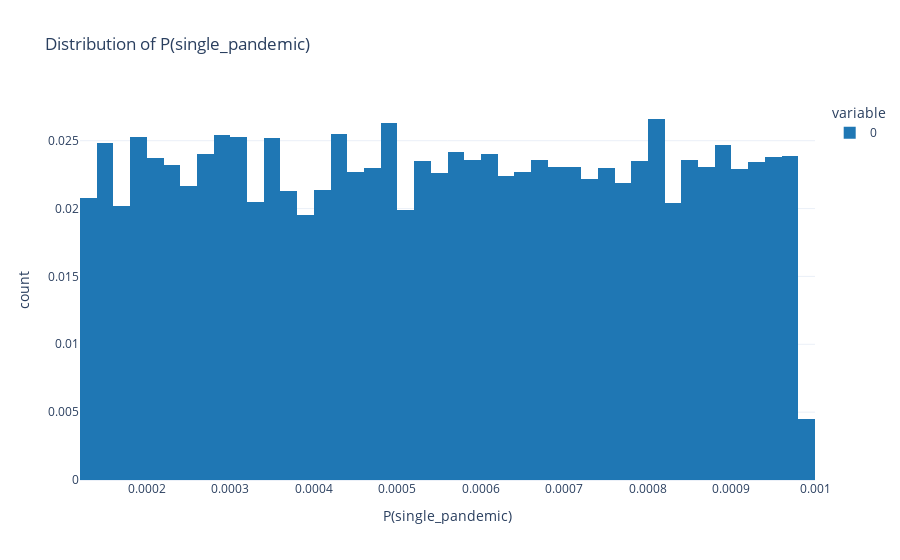
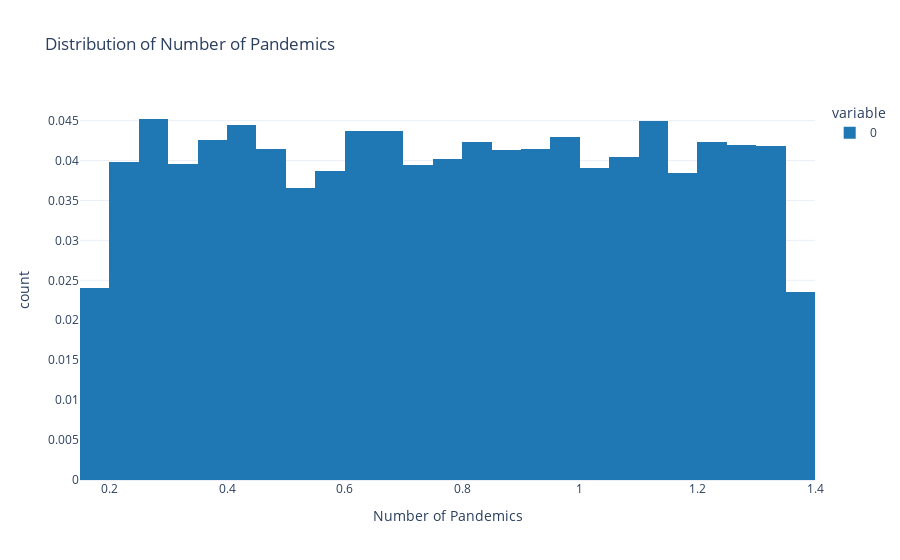
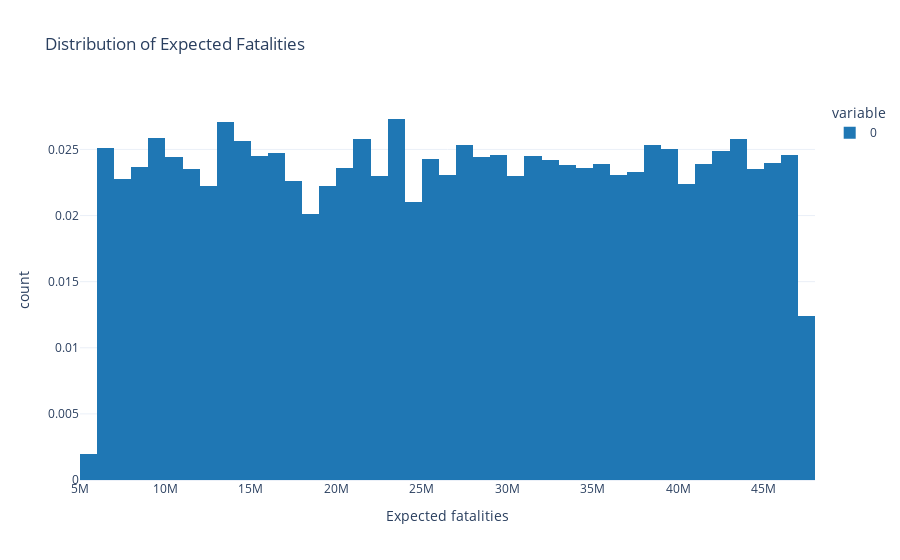

The code cell stored with these charts, in order, in its notebook:
### Markdown cell above
## 1. Understanding Pandemic Risk from Accidental Release

We'll be examining the potential risk of a pandemic from the accidental release of viruses from research facilities. This analysis will involve three main sections:

1. Probability a Single Facility in a Single Year Seeds a Pandemic
2. Number of Pandemics Seeded by Any matHPAI Facility
3. Worldwide Fatalities from the Pandemic

Note, limitations of this analysis include:
- The results are highly dependent on the probabilities of release computed in [Klotz 2020](https://armscontrolcenter.org/wp-content/uploads/2020/03/Quantifying-the-risk-9-17-Supplementary-material-at-end.pdf)
- We are only considering the risk from highly pathogenic avian influenza (HPAI) viruses, and not other types of viruses
- We are only considering the risk from research facilities, and not other sources of accidental release
- We are assuming that the number of facilities conducting HPAI research will remain constant over the next century

### Code cell
display(accidental_release_widgets)

def compute_accidental(P_release, P_seeds_pandemic_min, P_seeds_pandemic_max, num_simulations, population, infection_rate, fatality_rate, num_facilities, num_years):
    num_simulations = int(num_simulations)
    
    # Compute P_seeds_pandemic_samples and P_single_pandemic_samples
    P_seeds_pandemic_samples = np.random.uniform(P_seeds_pandemic_min, P_seeds_pandemic_max, num_simulations)
    P_single_pandemic_samples = P_release * P_seeds_pandemic_samples

    # Compute total_pandemics_per_simulation
    total_pandemics_per_simulation = P_single_pandemic_samples * num_years * num_facilities
    
    # Compute fatalities_samples
    fatalities_samples = total_pandemics_per_simulation * population * infection_rate * fatality_rate
    
    return P_seeds_pandemic_samples, P_single_pandemic_samples, total_pandemics_per_simulation, fatalities_samples


# Create individual Output widgets for each plot
output_P_single_pandemic = Output()
output_P_any_facility = Output()
output_expected_fatalities = Output()

# Modify the plotting functions to render within these output widgets
def plot_P_single_pandemic(P_single_pandemic_samples):
    with output_P_single_pandemic:
        clear_output(wait=True)  # Clear the current content
        fig = px.histogram(
            P_single_pandemic_samples, 
            nbins=50, 
            labels={'value': 'P(single_pandemic)'}, 
            title="Distribution of P(single_pandemic)", 
            color_discrete_sequence=[COLORS["accidental"]],
            histnorm='probability'
        )
        fig.show()

def plot_P_any_facility(P_any_facility_samples):
    with output_P_any_facility:
        clear_output(wait=True)  # Clear the current content
        fig = px.histogram(
            P_any_facility_samples, 
            nbins=50, 
            labels={'value': 'Number of Pandemics'}, 
            title="Distribution of Number of Pandemics", 
            color_discrete_sequence=[COLORS["accidental"]],
            histnorm='probability'
        )
        fig.show()

def plot_expected_fatalities(fatalities_samples):
    with output_expected_fatalities:
        clear_output(wait=True)  # Clear the current content
        fig = px.histogram(
            fatalities_samples, 
            nbins=50, 
            labels={'value': 'Expected fatalities'}, 
            title="Distribution of Expected Fatalities", 
            color_discrete_sequence=[COLORS["accidental"]],
            histnorm='probability'
        )
        fig.show()

# Update the update_plots function
def update_plots(P_release, P_seeds_pandemic_min, P_seeds_pandemic_max, num_simulations, population, infection_rate, fatality_rate, num_facilities, num_years):
    # Compute the accidental risks
    P_seeds_pandemic_samples, P_single_pandemic_samples, pandemics_per_year_samples, fatalities_samples = compute_accidental(
        P_release, P_seeds_pandemic_min, P_seeds_pandemic_max, num_simulations, population, infection_rate, fatality_rate, num_facilities, num_years)
    
    # Plot the results
    plot_P_single_pandemic(P_single_pandemic_samples)
    plot_P_any_facility(pandemics_per_year_samples)
    plot_expected_fatalities(fatalities_samples)

output = interactive_output(
    update_plots, 
    {
        'P_release': P_release_widget,
        'P_seeds_pandemic_min': P_seeds_pandemic_min_widget,
        'P_seeds_pandemic_max': P_seeds_pandemic_max_widget,
        'num_simulations': num_simulations_widget,
        'population': population_widget,
        'infection_rate': infection_rate_widget,
        'fatality_rate': fatality_rate_widget,
        'num_facilities': num_facilities_widget,
        'num_years': num_years_widget
    }
)

### Figure 1 — Plotly figure (JSON) as saved in the notebook; plotly's stock layout.template omitted (floating-point values rounded to 4 significant figures; data arrays with more than 128 entries replaced by an {"elided": "..."} marker saying what was removed)
{"data": [{"alignmentgroup": "True", "bingroup": "x", "histnorm": "probability", "hovertemplate": "variable=0<br>P(single_pandemic)=%{x}<br>count=%{y}<extra></extra>", "legendgroup": "0", "marker": {"color": "#1f77b4"}, "name": "0", "nbinsx": 50, "offsetgroup": "0", "orientation": "v", "showlegend": true, "type": "histogram", "x": {"elided": "10000 float values"}, "xaxis": "x", "yaxis": "y"}], "layout": {"barmode": "relative", "legend": {"title": {"text": "variable"}, "tracegroupgap": 0}, "title": {"text": "Distribution of P(single_pandemic)"}, "xaxis": {"anchor": "y", "domain": [0, 1], "title": {"text": "P(single_pandemic)"}}, "yaxis": {"anchor": "x", "domain": [0, 1], "title": {"text": "count"}}}}

### Figure 2 — Plotly figure (JSON) as saved in the notebook; plotly's stock layout.template omitted (floating-point values rounded to 4 significant figures; data arrays with more than 128 entries replaced by an {"elided": "..."} marker saying what was removed)
{"data": [{"alignmentgroup": "True", "bingroup": "x", "histnorm": "probability", "hovertemplate": "variable=0<br>Number of Pandemics=%{x}<br>count=%{y}<extra></extra>", "legendgroup": "0", "marker": {"color": "#1f77b4"}, "name": "0", "nbinsx": 50, "offsetgroup": "0", "orientation": "v", "showlegend": true, "type": "histogram", "x": {"elided": "10000 float values"}, "xaxis": "x", "yaxis": "y"}], "layout": {"barmode": "relative", "legend": {"title": {"text": "variable"}, "tracegroupgap": 0}, "title": {"text": "Distribution of Number of Pandemics"}, "xaxis": {"anchor": "y", "domain": [0, 1], "title": {"text": "Number of Pandemics"}}, "yaxis": {"anchor": "x", "domain": [0, 1], "title": {"text": "count"}}}}

### Figure 3 — Plotly figure (JSON) as saved in the notebook; plotly's stock layout.template omitted (floating-point values rounded to 4 significant figures; data arrays with more than 128 entries replaced by an {"elided": "..."} marker saying what was removed)
{"data": [{"alignmentgroup": "True", "bingroup": "x", "histnorm": "probability", "hovertemplate": "variable=0<br>Expected fatalities=%{x}<br>count=%{y}<extra></extra>", "legendgroup": "0", "marker": {"color": "#1f77b4"}, "name": "0", "nbinsx": 50, "offsetgroup": "0", "orientation": "v", "showlegend": true, "type": "histogram", "x": {"elided": "10000 float values"}, "xaxis": "x", "yaxis": "y"}], "layout": {"barmode": "relative", "legend": {"title": {"text": "variable"}, "tracegroupgap": 0}, "title": {"text": "Distribution of Expected Fatalities"}, "xaxis": {"anchor": "y", "domain": [0, 1], "title": {"text": "Expected fatalities"}}, "yaxis": {"anchor": "x", "domain": [0, 1], "title": {"text": "count"}}}}
